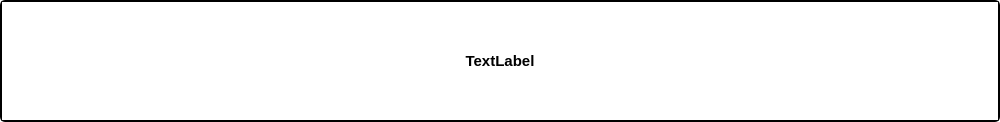
<?xml version="1.0" encoding="UTF-8"?>
<ui version="4.0">
 <class>svfg_node</class>
 <widget class="QWidget" name="svfg_node">
  <property name="geometry">
   <rect>
    <x>0</x>
    <y>0</y>
    <width>1000</width>
    <height>122</height>
   </rect>
  </property>
  <property name="windowTitle">
   <string>Form</string>
  </property>
  <property name="styleSheet">
   <string notr="true">QWidget, Line {
	background: white; 
}

#label_text {
	font-weight: bold;
	font-size: 15px;
}

#svfg_node { 
	border: 2px solid black;
	border-radius: 5px;
}

#svfg_node[highlighted=&quot;1&quot;] {
	border-color: red;
}

#svfg_node[highlighted=&quot;2&quot;] {
	border-color: aqua;
}

#svfg_node[highlighted=&quot;3&quot;] {
	border-color: rgb(0,255,0);
}

#svfg_node[highlighted=&quot;4&quot;] {
	border-color: orange;
}

</string>
  </property>
  <layout class="QVBoxLayout" name="verticalLayout">
   <property name="spacing">
    <number>0</number>
   </property>
   <property name="leftMargin">
    <number>2</number>
   </property>
   <property name="topMargin">
    <number>2</number>
   </property>
   <property name="rightMargin">
    <number>2</number>
   </property>
   <property name="bottomMargin">
    <number>2</number>
   </property>
   <item>
    <widget class="QWidget" name="label" native="true">
     <layout class="QVBoxLayout" name="verticalLayout_3">
      <property name="leftMargin">
       <number>0</number>
      </property>
      <property name="topMargin">
       <number>0</number>
      </property>
      <property name="rightMargin">
       <number>0</number>
      </property>
      <property name="bottomMargin">
       <number>0</number>
      </property>
      <item>
       <widget class="QLabel" name="label_text">
        <property name="lineWidth">
         <number>0</number>
        </property>
        <property name="text">
         <string>TextLabel</string>
        </property>
        <property name="textFormat">
         <enum>Qt::PlainText</enum>
        </property>
        <property name="scaledContents">
         <bool>false</bool>
        </property>
        <property name="alignment">
         <set>Qt::AlignCenter</set>
        </property>
       </widget>
      </item>
     </layout>
    </widget>
   </item>
  </layout>
 </widget>
 <resources/>
 <connections/>
</ui>
